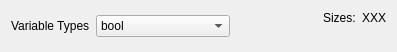
<?xml version="1.0" encoding="UTF-8"?>
<ui version="4.0">
 <class>Widget</class>
 <widget class="QWidget" name="Widget">
  <property name="geometry">
   <rect>
    <x>0</x>
    <y>0</y>
    <width>397</width>
    <height>52</height>
   </rect>
  </property>
  <property name="windowTitle">
   <string>Widget</string>
  </property>
  <layout class="QVBoxLayout" name="verticalLayout">
   <item>
    <layout class="QHBoxLayout" name="horizontalLayout_2">
     <item>
      <layout class="QHBoxLayout" name="horizontalLayout">
       <item>
        <widget class="QLabel" name="label">
         <property name="text">
          <string>Variable Types</string>
         </property>
        </widget>
       </item>
       <item>
        <widget class="QComboBox" name="cmb_variabletype">
         <item>
          <property name="text">
           <string>bool</string>
          </property>
         </item>
         <item>
          <property name="text">
           <string>char</string>
          </property>
         </item>
         <item>
          <property name="text">
           <string>unsigned short</string>
          </property>
         </item>
         <item>
          <property name="text">
           <string>short</string>
          </property>
         </item>
         <item>
          <property name="text">
           <string>unsigned long</string>
          </property>
         </item>
         <item>
          <property name="text">
           <string>long</string>
          </property>
         </item>
         <item>
          <property name="text">
           <string>int</string>
          </property>
         </item>
         <item>
          <property name="text">
           <string>unsigned long long</string>
          </property>
         </item>
         <item>
          <property name="text">
           <string>long long</string>
          </property>
         </item>
         <item>
          <property name="text">
           <string>unsigned int</string>
          </property>
         </item>
         <item>
          <property name="text">
           <string>float</string>
          </property>
         </item>
         <item>
          <property name="text">
           <string>double</string>
          </property>
         </item>
        </widget>
       </item>
      </layout>
     </item>
     <item>
      <spacer name="horizontalSpacer">
       <property name="orientation">
        <enum>Qt::Horizontal</enum>
       </property>
       <property name="sizeHint" stdset="0">
        <size>
         <width>40</width>
         <height>20</height>
        </size>
       </property>
      </spacer>
     </item>
     <item>
      <layout class="QFormLayout" name="formLayout">
       <item row="0" column="0">
        <widget class="QLabel" name="label_2">
         <property name="text">
          <string>Sizes:</string>
         </property>
        </widget>
       </item>
       <item row="0" column="1">
        <widget class="QLabel" name="label_size">
         <property name="text">
          <string>XXX</string>
         </property>
        </widget>
       </item>
      </layout>
     </item>
    </layout>
   </item>
  </layout>
 </widget>
 <resources/>
 <connections/>
</ui>
